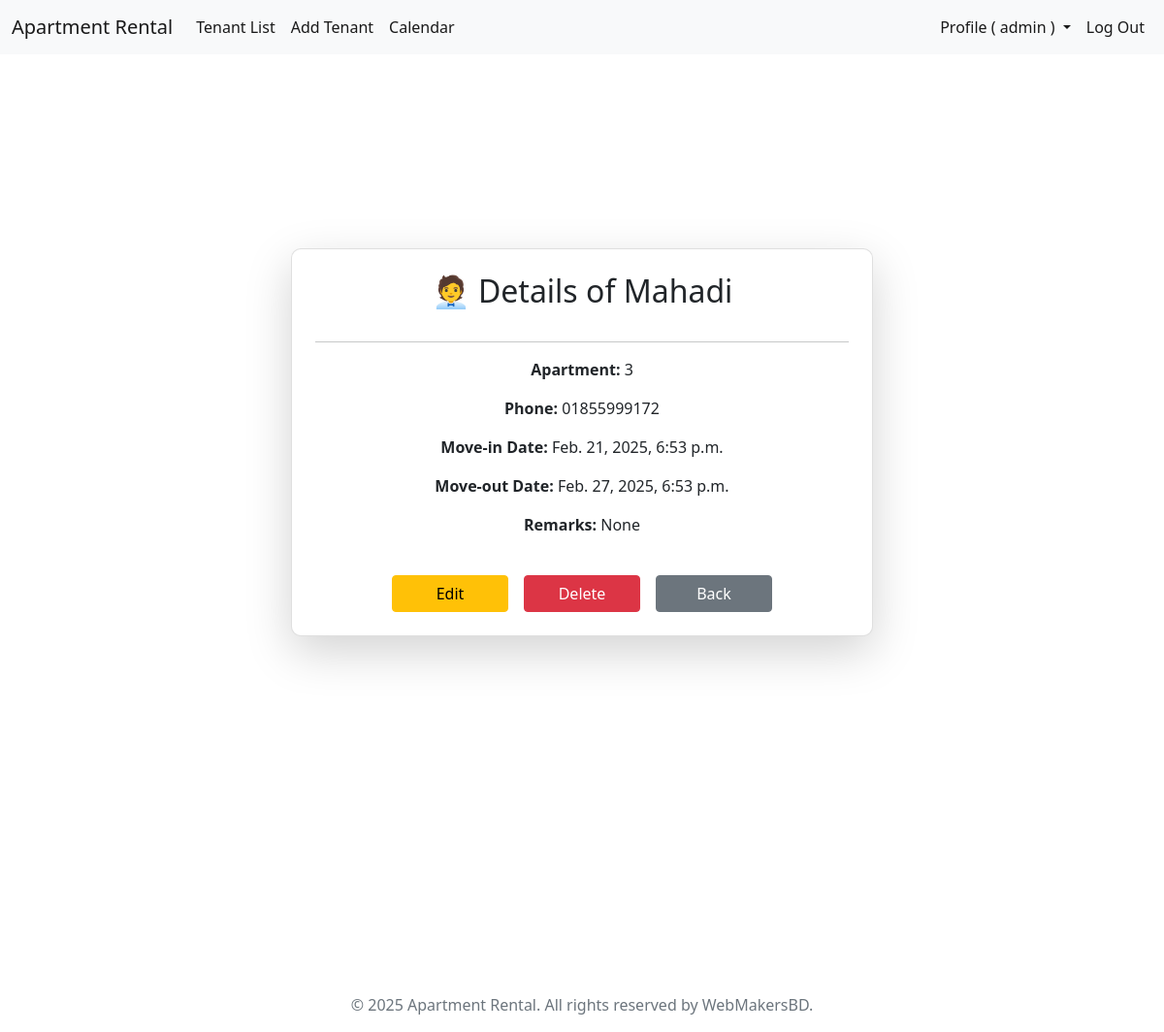
Page /tenant/27/ (signed in) on the committed database.
### tenants/models.py (models this page shows, shortened)
class Tenant(models.Model):
    choices = [
        ('will_arrive', 'Will Arrive'),
        ('living', 'Living'),
        ('moved_out', 'Moved Out'),
    ]
    name = models.CharField(max_length=50)
    contact = models.CharField(max_length=15)
    apartment = models.ForeignKey(Apartment, on_delete=models.CASCADE)
    move_in_date = models.DateTimeField()
    move_out_date = models.DateTimeField(null=True, blank=True)
    remarks = models.TextField(blank=True, null=True, help_text="Additional details about the tenant.")
    status = models.CharField(max_length=15, choices=choices,)

class Apartment(models.Model):
    number = models.PositiveIntegerField(unique=True)
    is_booked = models.BooleanField(default=False)

### tenants/views.py (the view)
# urls.py: path('tenant/<int:tenant_id>/', tenant_details, name='tenant_details'),
def tenant_details(request, tenant_id):
    user = request.user
    if user.is_authenticated and user.is_superuser:
        tenant = Tenant.objects.get(id=tenant_id)  # Fetch tenant by ID
        return render(request, 'tenants/tenant_details.html', {'tenant': tenant})
    else:
        messages.error(request, 'You have to log in as an Admin to access this page.')
        return redirect('login')

### templates/tenants/tenant_details.html (shortened to what this page needs)
{% extends 'base.html' %}
{% load static %}
{% block extra_head %}
    <link rel="stylesheet" href="{% static 'css/tenants/tenant_details.css' %}">
{% endblock %}
{% block content %}
<div class="d-flex justify-content-center align-items-center vh-100">
    <div class="card shadow-lg p-4 text-center">
        <h2 class="mb-3">🧑‍💼 Details of {{ tenant.name }}</h2>
        <hr>
        <p><strong>Apartment:</strong> {{ tenant.apartment.number }}</p>
        <p><strong>Phone:</strong> {{ tenant.contact }}</p>
        <p><strong>Move-in Date:</strong> {{ tenant.move_in_date }}</p>
        <p><strong>Move-out Date:</strong> {{ tenant.move_out_date|default:"N/A" }}</p>
        <p><strong>Remarks:</strong> {{ tenant.remarks }}</p>
        <div class="mt-4 btn-container">
            <a href="{% url 'edit_tenant' tenant.id %}" class="btn btn-warning mx-2">Edit</a>
            <a href="{% url 'delete_tenant' tenant.id %}" class="btn btn-danger mx-2">Delete</a>
            <a href="{% url 'tenant_list' %}" class="btn btn-secondary mx-2">Back</a>
        </div>
    </div>
</div>
{% endblock %}

### templates/base.html (shortened to what this page needs)
{% load static %}
<!DOCTYPE html>
<html lang="en">
  <head>
    <link
      href="https://cdn.jsdelivr.net/npm/bootstrap@5.0.2/dist/css/bootstrap.min.css"
      rel="stylesheet"
    />
    {% block extra_head %} {% endblock %}
  </head>
  <body>
    <header>
      <nav class="navbar navbar-expand-lg navbar-light bg-light">
        <div class="container-fluid">
            <a class="navbar-brand" href="{% url 'tenant_list' %}">Apartment Rental</a>
            <div class="collapse navbar-collapse" id="navbarSupportedContent">
                <ul class="navbar-nav me-auto mb-2 mb-lg-0">
                    <li class="nav-item">
                        <a class="nav-link active" aria-current="page" href="{% url 'tenant_list' %}">Tenant List</a>
                    </li>
                    <li class="nav-item">
                        <a class="nav-link active" href="{% url 'add_tenant' %}">Add Tenant</a>
                    </li>
                    <li class="nav-item">
                      <a class="nav-link active" href="{% url 'calendar_redirect' %}">Calendar</a>
                  </li>
                </ul>
                <ul class="navbar-nav ms-auto mb-2 mb-lg-0">
                    {% if user.is_authenticated %}
                    <li class="nav-item dropdown">
                      <a class="nav-link active dropdown-toggle" href="#" role="button" data-bs-toggle="dropdown" aria-expanded="false">
                       Profile ( {{ user.username }} )
                      </a>
                    </li>
                    <li class="nav-item">
                        <a class="nav-link active" href="{% url 'logout' %}">Log Out</a>
                    </li>
                    {% endif %}
                </ul>
            </div>
        </div>
    </nav>
    </header>
    <main>
      {% block content %}
      {% endblock %}
    </main>
    <br /><br /><br /><br /><br /><br /><br />
    <footer class="footer text-center text-muted">
      <p>&copy; 2025 Apartment Rental. All rights reserved by WebMakersBD.</p>
    </footer>
  </body>
</html>

### static/css/tenants/tenant_details.css (style rules this page uses)
.card { width: 50%; min-width: 350px; background: #ffffff; border-radius: 10px; box-shadow: 0px 4px 10px rgba(0, 0, 0, 0.1); }
.btn-container { display: flex; justify-content: center; flex-wrap: wrap; }
.btn { width: 120px; }

### rows in the picture
Tenant: name "Mahadi", apartment.number "3", contact "01855999172", move_in_date "Feb. 21, 2025, 6:53 p.m.", move_out_date "Feb. 27, 2025, 6:53 p.m.", remarks "None"

### other values in the picture
{{ user.username }} "admin"
